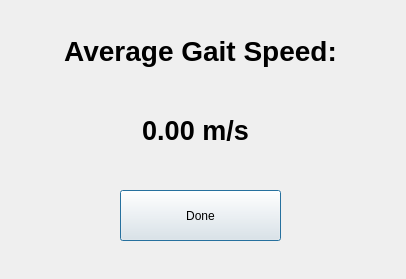
<?xml version="1.0" encoding="UTF-8"?>
<ui version="4.0">
 <class>Dialog</class>
 <widget class="QDialog" name="Dialog">
  <property name="geometry">
   <rect>
    <x>0</x>
    <y>0</y>
    <width>406</width>
    <height>279</height>
   </rect>
  </property>
  <property name="windowTitle">
   <string>Gait Results</string>
  </property>
  <widget class="QLabel" name="label">
   <property name="geometry">
    <rect>
     <x>10</x>
     <y>20</y>
     <width>381</width>
     <height>61</height>
    </rect>
   </property>
   <property name="sizeIncrement">
    <size>
     <width>2</width>
     <height>2</height>
    </size>
   </property>
   <property name="font">
    <font>
     <pointsize>21</pointsize>
     <weight>75</weight>
     <bold>true</bold>
    </font>
   </property>
   <property name="text">
    <string>Average Gait Speed:</string>
   </property>
   <property name="alignment">
    <set>Qt::AlignCenter</set>
   </property>
  </widget>
  <widget class="QLabel" name="label_2">
   <property name="geometry">
    <rect>
     <x>100</x>
     <y>100</y>
     <width>191</width>
     <height>61</height>
    </rect>
   </property>
   <property name="font">
    <font>
     <pointsize>20</pointsize>
     <weight>75</weight>
     <bold>true</bold>
    </font>
   </property>
   <property name="text">
    <string>0.00 m/s</string>
   </property>
   <property name="alignment">
    <set>Qt::AlignCenter</set>
   </property>
  </widget>
  <widget class="QPushButton" name="pushButton_2">
   <property name="geometry">
    <rect>
     <x>120</x>
     <y>190</y>
     <width>161</width>
     <height>51</height>
    </rect>
   </property>
   <property name="text">
    <string>Done</string>
   </property>
  </widget>
 </widget>
 <resources/>
 <connections/>
</ui>
